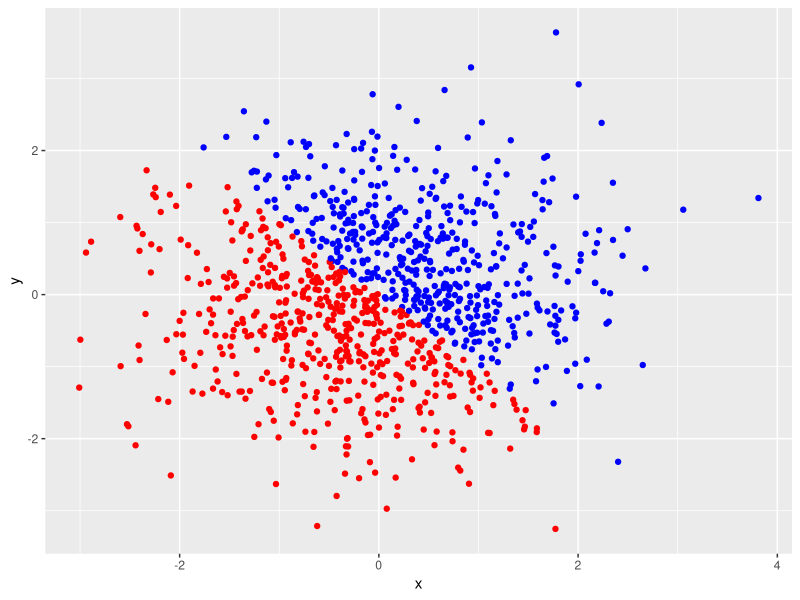
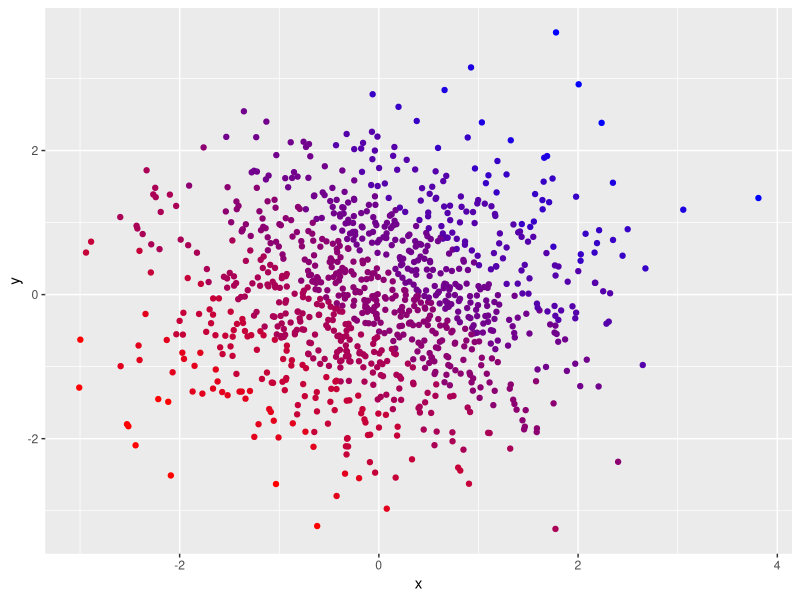
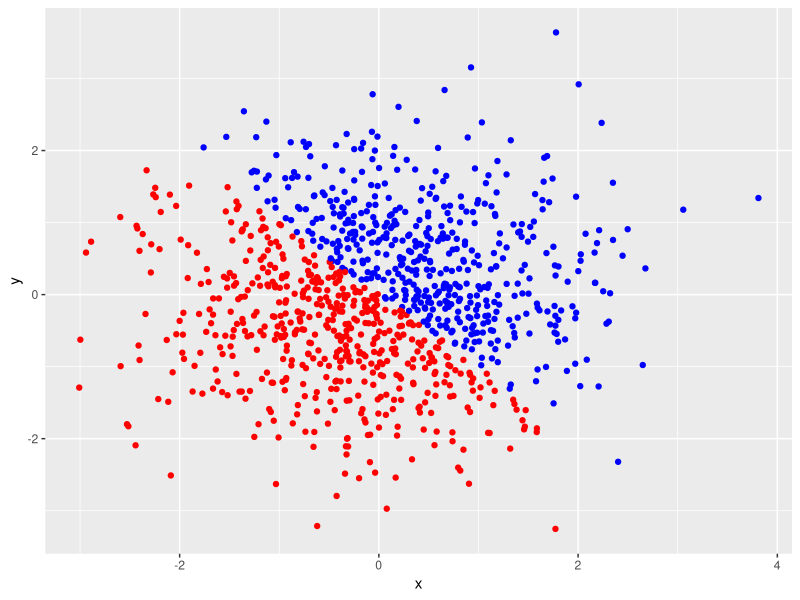
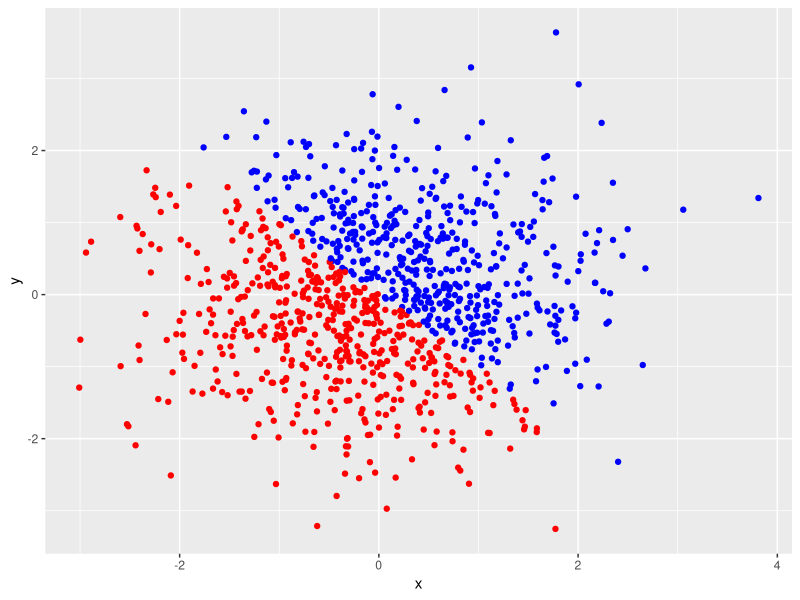

These charts were generated, in order, by the following R code:
## ---- chunk 1
library(tidyverse)
library(knitr)
set.seed(1)
## ---- chunk 2
# Extract df length for change later
desired_col_length = 10
sentence = "Pretty sure that this sentence is 10 words long"

various_types_df = tibble(
  uniform_nums = runif(desired_col_length, min = 0, max = 5),
  is_gt_2 = uniform_nums > 2,
  characters = "P8105",
  factors = factor(is_gt_2, labels = c("NOT GT2", "GT2"))
)
## ---- chunk 3
kable(various_types_df)
## ---- chunk 4
means_df = tibble(
  # Expected to work
  uniform_mean = mean(various_types_df$uniform_nums),
  logicals_mean = mean(various_types_df$is_gt_2),
  
  # Not expected to work
  char_mean = mean(various_types_df$characters),
  factor_mean = mean(various_types_df$factors)
)
## ---- chunk 5
kable(means_df)
## ---- chunk 6
exp_coercion_df1 = tibble(
  coerced_logical = as.numeric(various_types_df$is_gt_2),
  coerced_character = as.numeric(various_types_df$characters),
  coerced_factor = as.numeric(various_types_df$factors)
)
## ---- chunk 7
exp_coercion_df2 = tibble(
  coerced_char2fac2num = as.numeric(
    as.factor(various_types_df$characters)
    ),
  coerced_fac2char2fac = as.numeric(
    as.character(various_types_df$factors)
    )
)
## ---- chunk 8
kable(exp_coercion_df2)
## ---- chunk 9
sample_size = 1000

data = tibble(
  x = rnorm(sample_size, mean = 0, sd = 1),
  y = rnorm(sample_size, mean = 0, sd = 1),
  is_gt0 = (x + y) > 0,
  is_gt0_as_num = as.numeric(is_gt0),
  is_gt0_factor = as.factor(is_gt0_as_num)
)
## ---- chunk 10
logical_plot = ggplot(data = data) +
  geom_point(mapping = aes(x = x, y = y), 
             col = ifelse(data$is_gt0, "blue", "red")
             )
## ---- chunk 11
logical_plot
## ---- chunk 12
ggsave("P2_plot_1.png", plot = logical_plot)
## ---- chunk 13
# Creates a function to generate proper rgb values between two given colors
gradient = colorRampPalette(c('red', 'blue'))

# gradient produces 10 colors, and we divide x + y into 10 bins to fit
ggplot(data = data) +
  geom_point(mapping = aes(x = x, y = y), 
             col = gradient(10)[as.numeric(cut(data$x + data$y, breaks = 10))]
             )
## ---- chunk 14
ggplot(data = data) +
  geom_point(mapping = aes(x = x, y = y), 
             col = ifelse(data$is_gt0_factor == 1, "blue", "red")
             )
